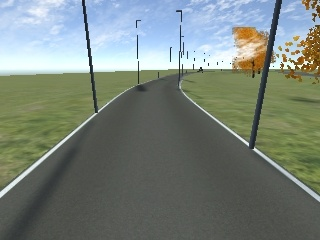
#> input picture scripts/image.jpg, 320 x 240 px
$ python sobel.py   (older library calls are emulated)
#> lines starting #> are read from the running program, lines starting #| are printed output that depends on the picture
import cv2
import numpy as np

img = cv2.imread('image.jpg',0)
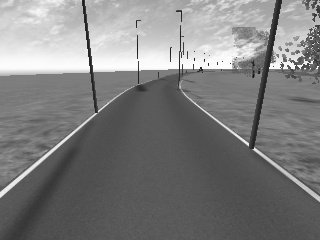
#> img: shape (240, 320); min 21, max 255, mean 126.4

laplacian = cv2.Laplacian(img,cv2.CV_64F)
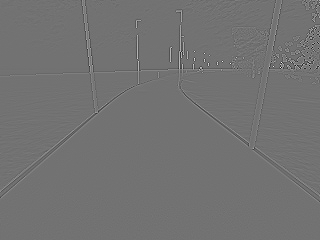
#> laplacian: shape (240, 320) float64; min -667, max 817, mean 0; drawn with min black and max white
sobelx = cv2.Sobel(img,cv2.CV_64F,1,0,ksize=3)
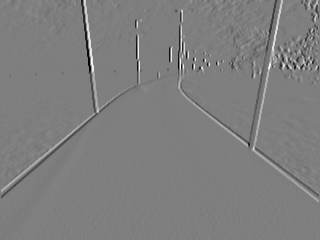
#> sobelx: shape (240, 320) float64; min -868, max 876, mean -1; drawn with min black and max white
sobely = cv2.Sobel(img,cv2.CV_64F,0,1,ksize=3)
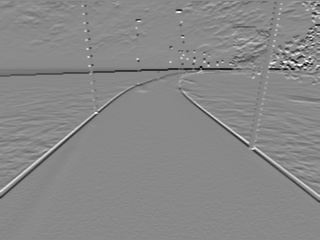
#> sobely: shape (240, 320) float64; min -721, max 621, mean -3.2; drawn with min black and max white

cv2.imwrite('sobelx.jpg', sobelx)
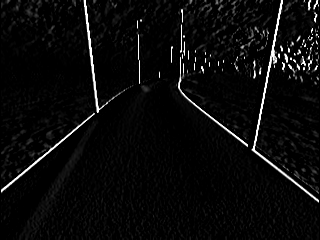
#> saved as sobelx.jpg: shape (240, 320); min 0, max 255, mean 10.3
cv2.imwrite('sobely.jpg', sobely)
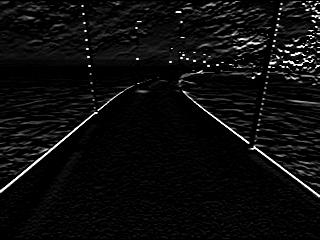
#> saved as sobely.jpg: shape (240, 320); min 0, max 255, mean 12.6
cv2.imwrite('laplacian.jpg', laplacian)
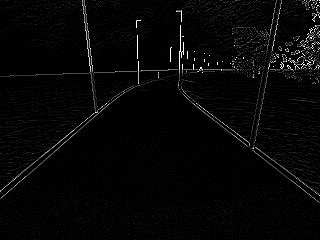
#> saved as laplacian.jpg: shape (240, 320); min 0, max 255, mean 7.1
